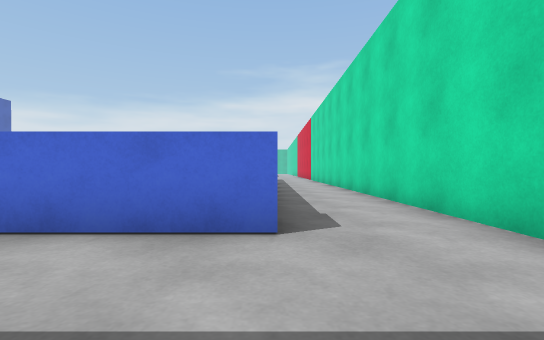
view 1 (above)

24 first-person views from a walk through a Unity game level. The camera is 0.64 m above the floor, looks level and sees 85° across. The floor is counted in squares, 1 m on a side. Each view is taken from the middle of a square. On the plan, view 1 faces up. The plan holds only what a view shows up to about 9 squares ahead; the rest is blank. The place goes on beyond the plan.

view 2
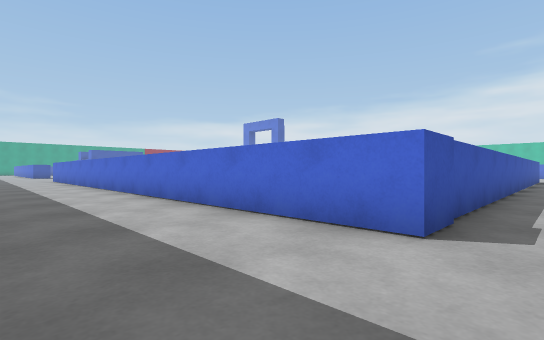

view 3
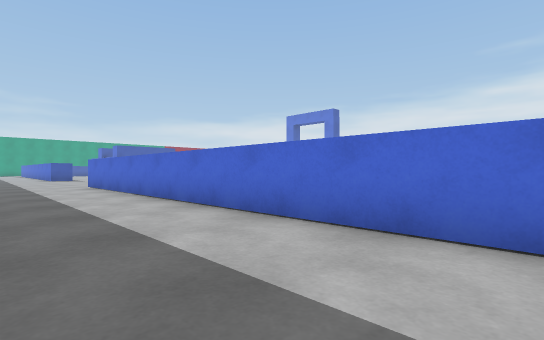

view 4
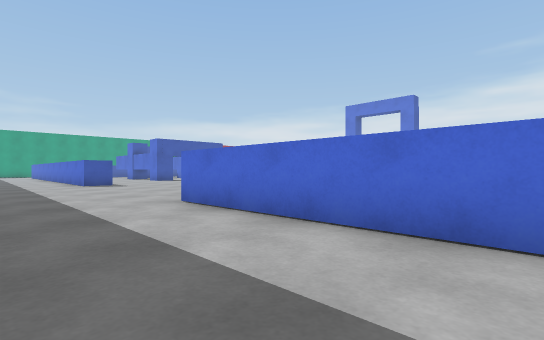

view 5
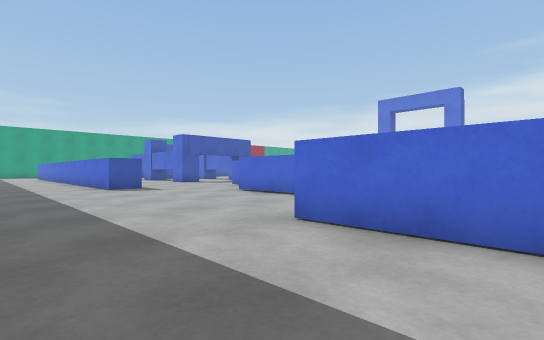

view 6
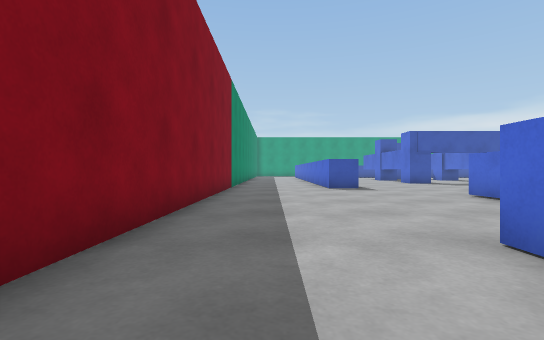

view 7
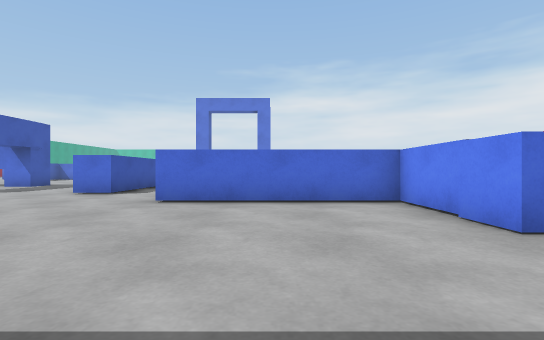

view 8
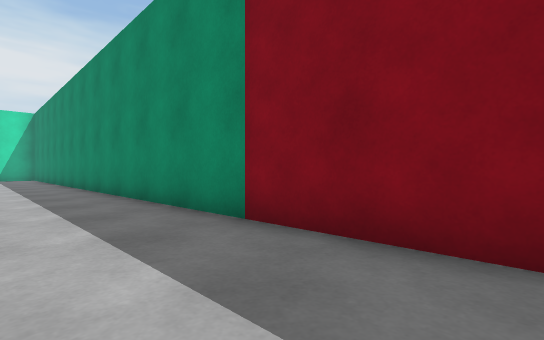

view 9
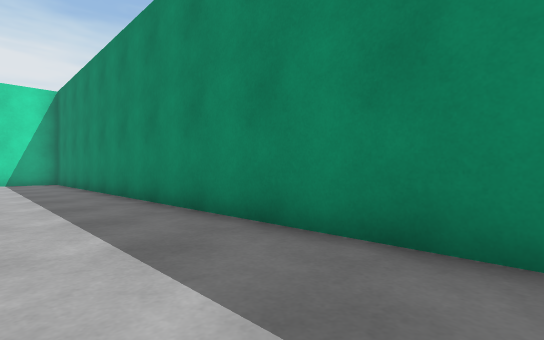

view 10
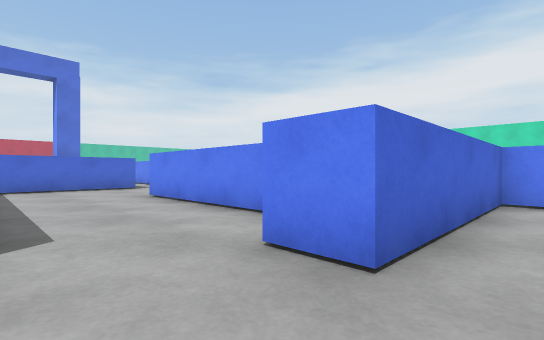

view 11
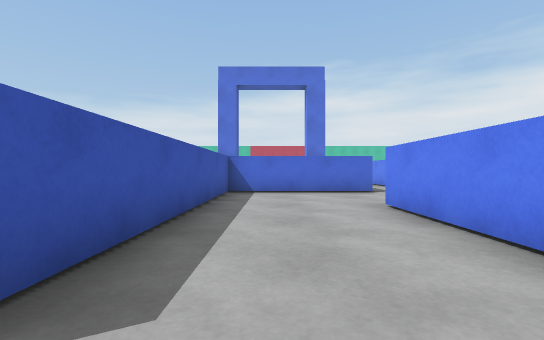

view 12
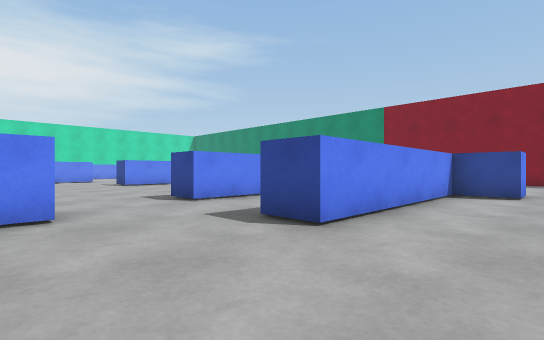

view 13
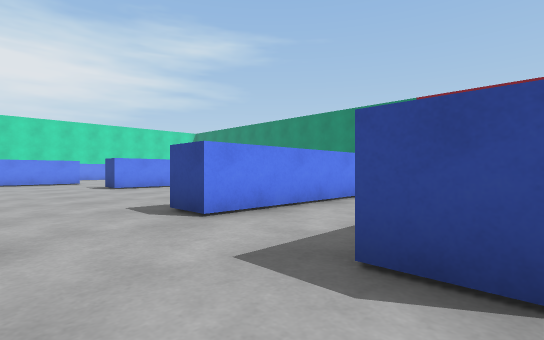

view 14
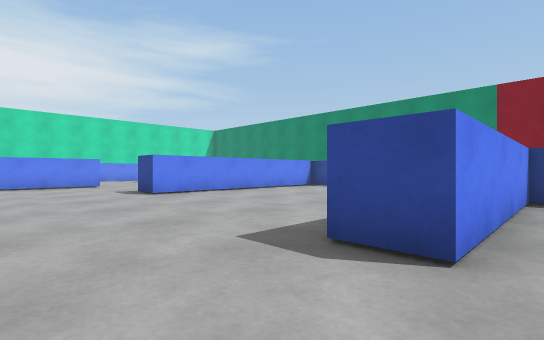

view 15
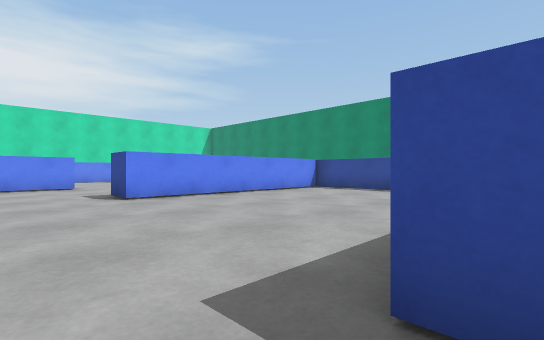

view 16
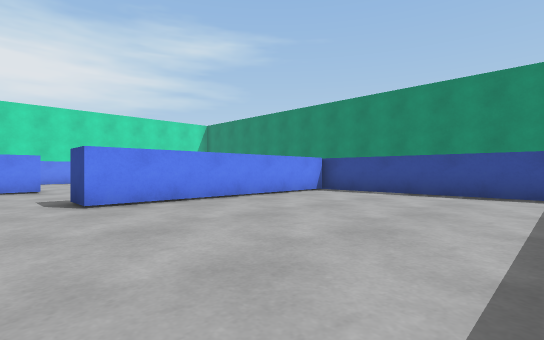

view 17
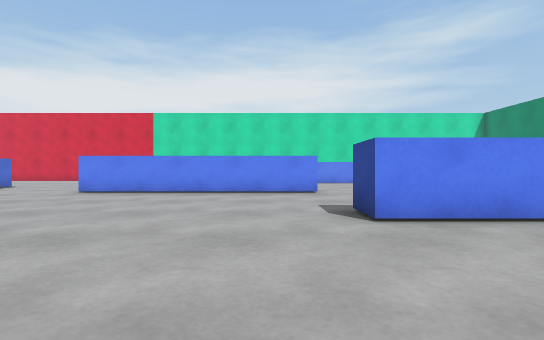

view 18
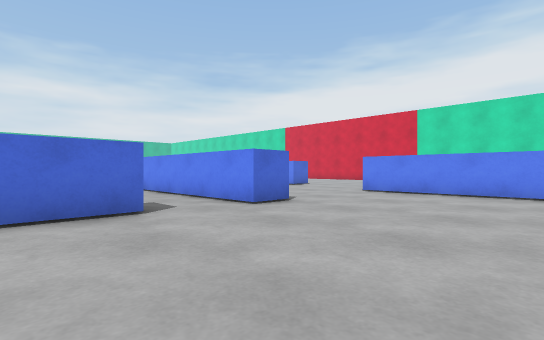

view 19
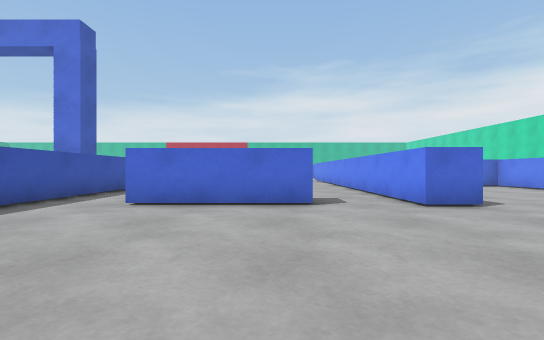

view 20
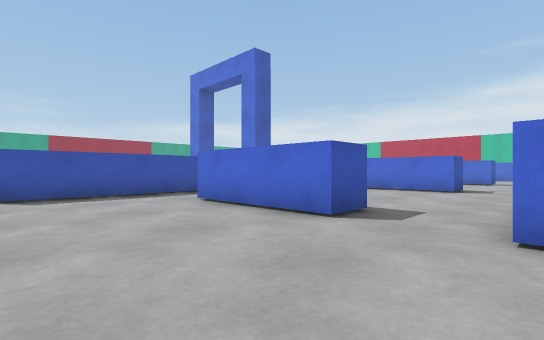

view 21
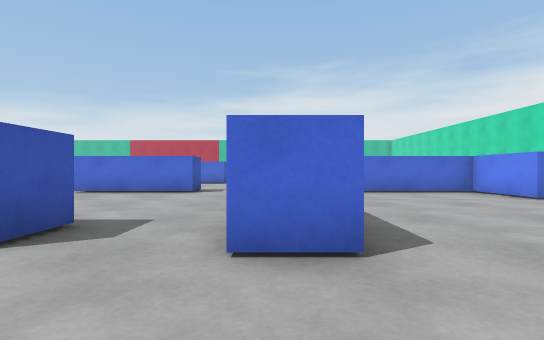

view 22
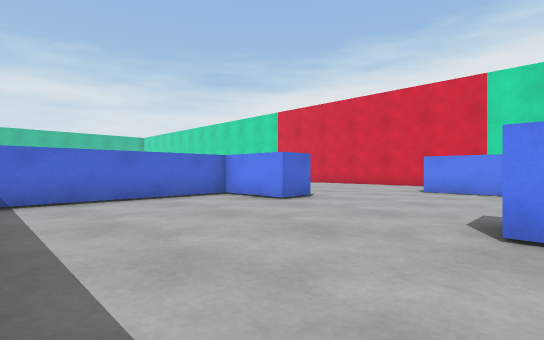

view 23
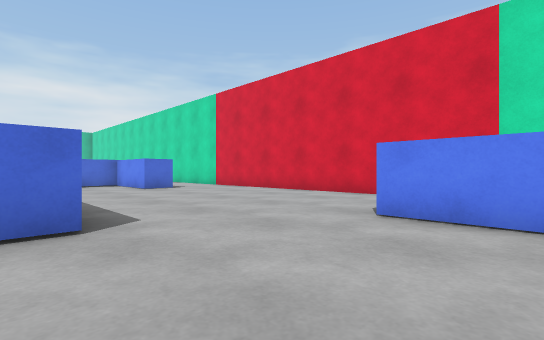

view 24
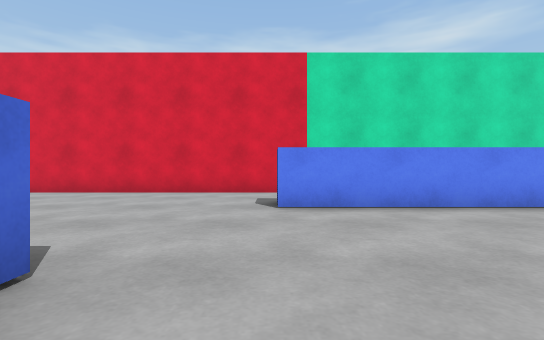

### Floor plan
Points are (right, up) in squares from view 1. A wall is a line through its corners. A room is listed if a view was taken in it or the views show most of it. See-through windows are left out.
Room 1 (views 1, 2, 3, 4, 5, 6, 7, 8, 9)
walls: (-25, -0.5) (-2.8, -0.5); (0, 2.9) (-18.5, 2.9) (-18.5, 5.8) (-23.3, 5.8)
ways out: opening at (-24.5, 4.5) to room 2; opening at (1.5, 2.5) to room 3
Room 2 (views 10, 11, 12, 13)
walls: (-23.3, 5.8) (-23.3, 6.8) (-22, 6.8) (-22, 12.2) (-21, 12.2); (-21.1, 15.5) (-25.2, 15.5) (-25.2, 7.8) (-26.2, 7.8)
ways out: opening at (-24.5, 4.5) to room 1; opening at (-20.3, 14) to room 3
Room 3 (views 14, 15, 16, 17, 18, 19, 20, 21, 22, 23, 24)
walls: (-10.2, 17.2) (-11.3, 17.2) (-11.3, 18.4); (-4.2, 21.4) (-5.2, 21.4) (-5.2, 23.5) (-9.8, 23.5); (-1, 15.4) (-1, 20); (-6.7, 10.6) (-6.7, 17.5); (-13.3, 18.5) (-13.3, 17.4) (-16.8, 17.4); (0, 11.6) (0, 2.9); (2.5, 19.8) (2.5, 27); (-18.6, 18.6) (-18.6, 14.2); (-11.3, 4.9) (-11.3, 10.7) (-10.2, 10.7); (-19.6, 14.2) (-19.6, 14.9); (-18.5, 6.9) (-18.5, 11.8) (-17.4, 11.8); (-16.8, 3.9) (-12.2, 3.9); (2.5, 2.6) (2.5, 9)
ways out: opening at (1.5, 2.5) to room 1; opening at (-20.3, 14) to room 2; opening at (-20, 15); opening at (-17.5, 18); opening at (-12.5, 18); opening at (-6, 9.5)

Positions as (right, up) in squares from view 1, and headings:
1: (0, 0), facing up
2: (1, 0), facing up-left
3: (-6, 0), facing up-left
4: (-13, 0), facing up-left
5: (-16, 0), facing up-left
6: (-16, 1), facing left
7: (-21, 0), facing up
8: (-20, 2), facing down-right
9: (-13, 2), facing down-right
10: (-25, 5), facing up-right
11: (-24, 7), facing up
12: (-24, 15), facing down-right
13: (-22, 14), facing down-right
14: (-19, 14), facing down-right
15: (-18, 13), facing down-right
16: (-17, 12), facing down-right
17: (-15, 12), facing right
18: (-15, 13), facing up-right
19: (-14, 12), facing up
20: (-11, 14), facing up-left
21: (-11, 15), facing up
22: (-10, 17), facing up-right
23: (-5, 18), facing up-right
24: (-6, 20), facing right
